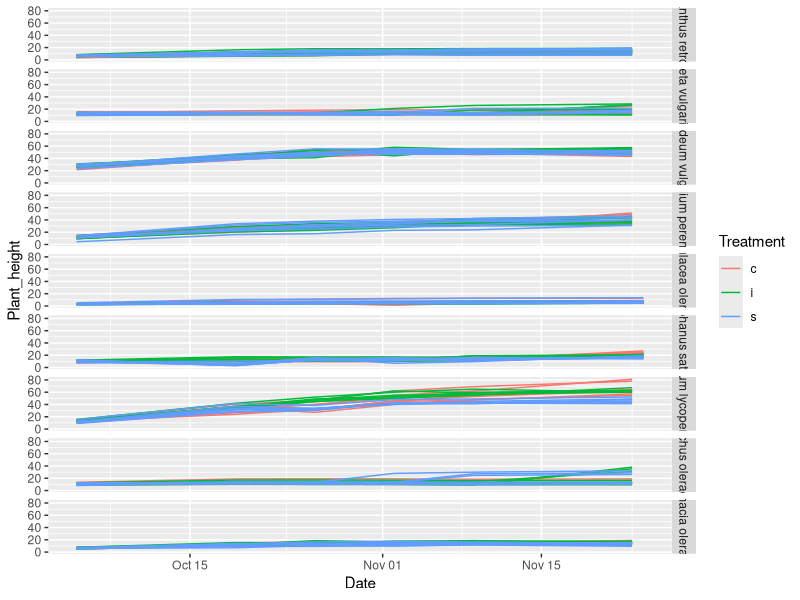
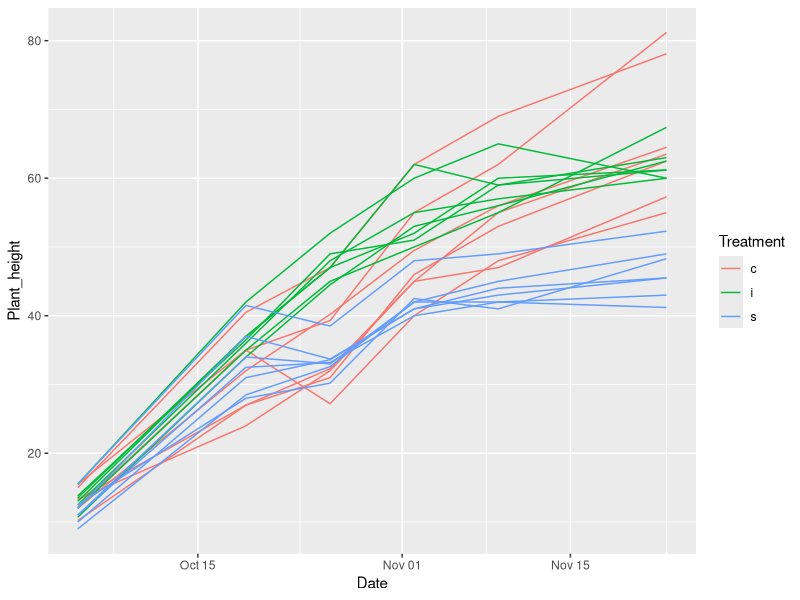

Write R code to recreate these figures, in order.
## ---- chunk 1
knitr::opts_chunk$set(echo = TRUE)
## ---- chunk 2
# install.packages("readxl")
readxl::read_excel("data_dec/water_stress.xlsx")
d0 <- readxl::read_excel("data_dec/water_stress.xlsx", sheet = "Data")
## ---- chunk 3
# install.packages("ggplot2", dependencies = TRUE)
library(ggplot2)

# All species
ggplot(d0, aes(x= Date, y= Plant_height, group= PlantId, color= Treatment)) + 
  geom_line()+
  facet_grid(Species ~.)

# For Solanum lycopersicum
s1 <- d0[d0$Species=="Solanum lycopersicum",]
ggplot(s1, aes(x= Date, y= Plant_height, group= PlantId, color= Treatment)) + 
  geom_line()

## ---- chunk 4


## ---- chunk 5

## ---- chunk 6

## ---- chunk 7

## ---- chunk 8

## ---- chunk 9

## ---- chunk 10

## ---- chunk 11

## ---- chunk 12

